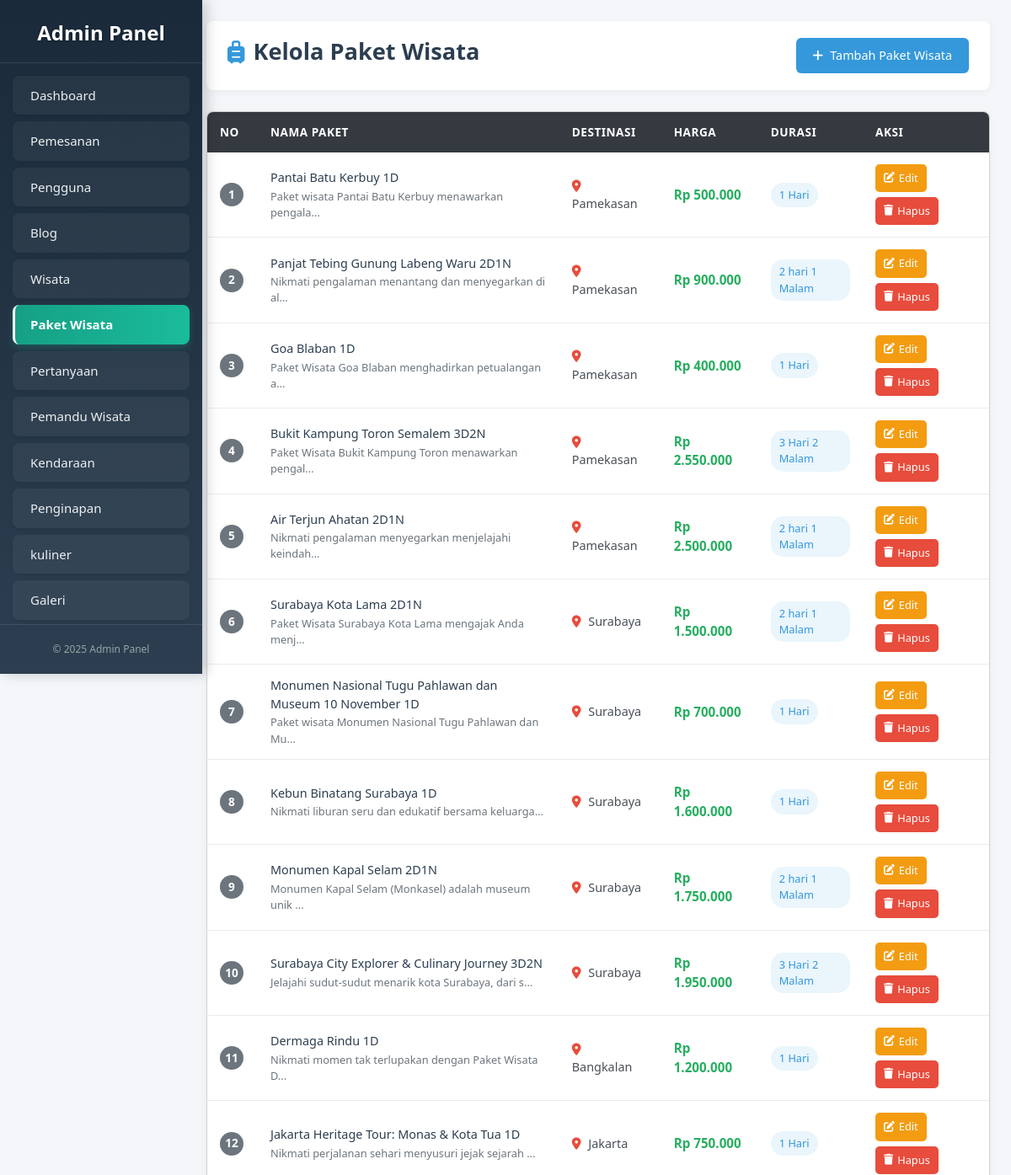
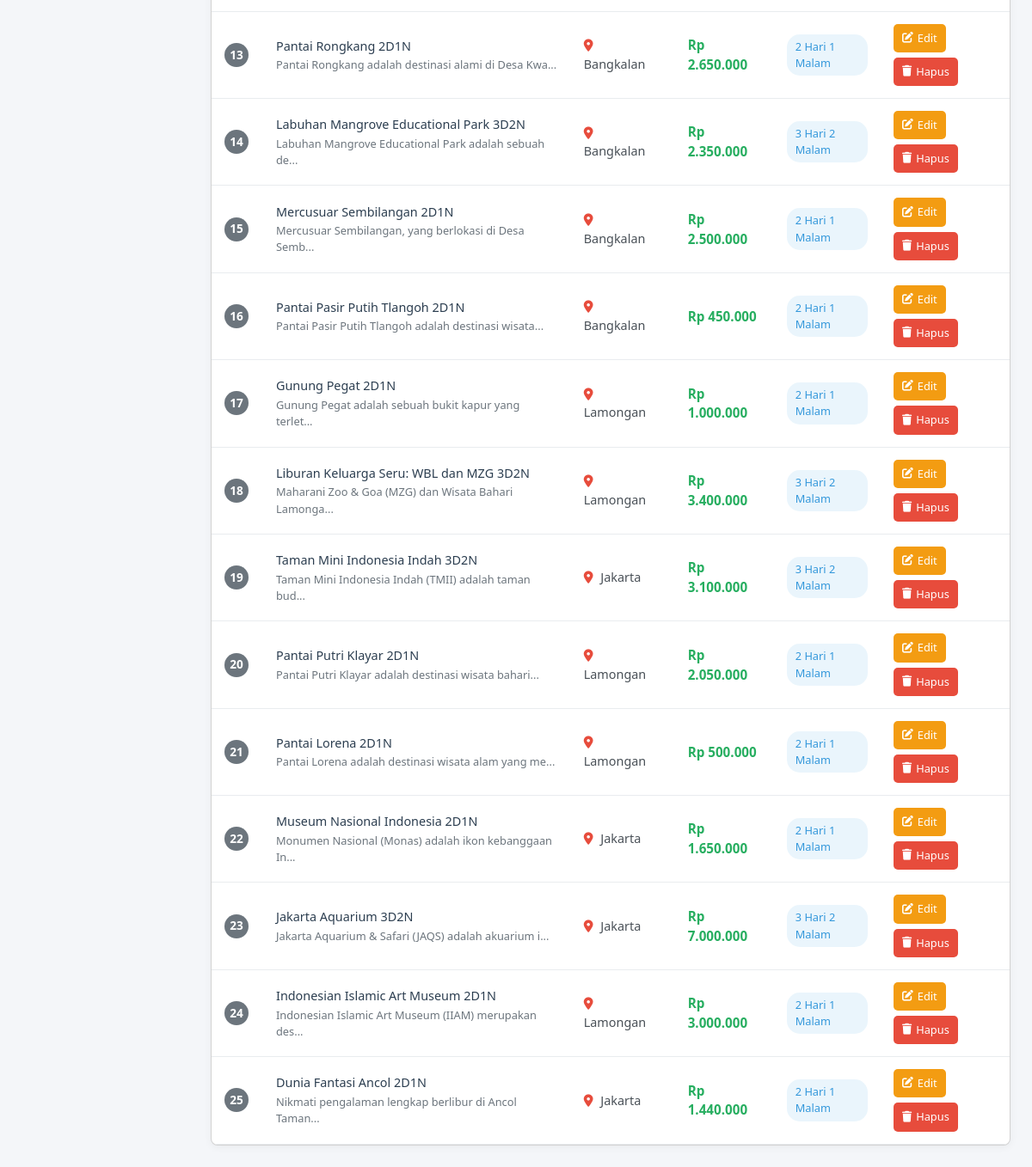
The app's page /newadmin/paket_wisata.php with its own data (2 pictures, top to bottom).
### tables this page shows
CREATE TABLE `paket_wisata` (
  `id_paket_wisata` int NOT NULL,
  `id_wisata` int DEFAULT NULL,
  `id_jenis_paket` int DEFAULT NULL,
  `id_wilayah` int DEFAULT NULL,
  `nama_paket` varchar(100) DEFAULT NULL,
  `durasi_paket` varchar(50) DEFAULT NULL,
  `id_pemandu_wisata` int DEFAULT NULL,
  `id_kendaraan` int DEFAULT NULL,
  `id_akomodasi_kuliner` int DEFAULT NULL,
  `id_akomodasi_penginapan` int DEFAULT NULL,
  `deskripsi` text,
  `denah_lokasi` text,
  `harga` int NOT NULL,
  `info_penting` text
);

CREATE TABLE `wilayah` (
  `id_wilayah` int NOT NULL,
  `nama_wilayah` varchar(100) DEFAULT NULL
);

### newadmin/paket_wisata.php (the view, shortened to what this page needs)
<?php
require_once '../backend/koneksi.php';
function format_rupiah($number) {
    return "Rp " . number_format($number, 0, ',', '.');
}
$paket_wisata_list = [];
$sql = "SELECT
            pw.id_paket_wisata,
            pw.nama_paket,
            pw.deskripsi,
            w.nama_wilayah AS destinasi,
            pw.harga,
            pw.durasi_paket
        FROM paket_wisata pw
        LEFT JOIN wilayah w ON pw.id_wilayah = w.id_wilayah
        ORDER BY pw.id_paket_wisata DESC";
$result = $conn->query($sql);
if ($result && $result->num_rows > 0) {
    while ($row = $result->fetch_assoc()) {
        $paket_wisata_list[] = $row;
    }
}
?>
<!DOCTYPE html>
<html lang="id">
<head>
    <link href="https://cdnjs.cloudflare.com/ajax/libs/font-awesome/6.4.0/css/all.min.css" rel="stylesheet">
    <link href="https://cdn.jsdelivr.net/npm/bootstrap@5.3.0/dist/css/bootstrap.min.css" rel="stylesheet">
</head>
<body>
    <?php include '../komponen/sidebar_admin.php';  ?>
    <main class="main-content">
        <div class="page-header">
            <h1 class="page-title">
                <i class="fas fa-suitcase-rolling"></i>
                Kelola Paket Wisata
            </h1>
            <a href="tambah_paket.php" class="btn-primary-header">
                <i class="fas fa-plus"></i>
                Tambah Paket Wisata
            </a>
        </div>
        <div class="card">
            <div class="table-container">
                <table>
                    <thead>
                        <tr>
                            <th style="width: 60px;">No</th>
                            <th>Nama Paket</th>
                            <th>Destinasi</th>
                            <th>Harga</th>
                            <th>Durasi</th>
                            <th style="width: 150px;">Aksi</th>
                        </tr>
                    </thead>
                    <tbody>
                        <?php if (!empty($paket_wisata_list)): ?>
                            <?php $no = 1; ?>
                            <?php foreach ($paket_wisata_list as $paket): ?>
                            <tr>
                                <td>
                                    <div class='row-number'><?php echo $no; ?></div>
                                </td>
                                <td class="package-name">
                                    <strong><?php echo htmlspecialchars($paket['nama_paket']); ?></strong>
                                    <br>
                                    <small>
                                        <?php
                                        $deskripsi_singkat = strip_tags($paket['deskripsi']);
                                        echo htmlspecialchars(substr($deskripsi_singkat, 0, 50)) . (strlen($deskripsi_singkat) > 50 ? '...' : '');
                                        ?>
                                    </small>
                                </td>
                                <td class="destinasi-text">
                                    <i class='fas fa-map-marker-alt'></i>
                                    <?php echo htmlspecialchars($paket['destinasi'] ?: 'N/A'); ?>
                                </td>
                                <td>
                                    <span class='price'><?php echo format_rupiah($paket['harga']); ?></span>
                                </td>
                                <td>
                                    <span class='duration'><?php echo htmlspecialchars($paket['durasi_paket']); ?></span>
                                </td>
                                <td>
                                    <div class='action-buttons'>
                                        <a href='edit_paket.php?id=<?php echo $paket['id_paket_wisata']; ?>' class='btn btn-edit'>
                                            <i class='fas fa-edit'></i> Edit
                                        </a>
                                        <a href='../backend/hapus_paket.php?id=<?php echo $paket['id_paket_wisata']; ?>' class='btn btn-delete' onclick='return confirm("Yakin ingin menghapus paket ini: <?php echo htmlspecialchars(addslashes($paket['nama_paket'])); ?>?\\nAksi ini tidak dapat dibatalkan!");'>
                                            <i class='fas fa-trash'></i> Hapus
                                        </a>
                                    </div>
                                </td>
                            </tr>
                            <?php $no++; ?>
                            <?php endforeach; ?>
                        <?php else: ?>
                            <tr>
                                <td colspan="6" style="text-align: center; padding: 20px;">Belum ada paket wisata yang ditambahkan.</td>
                            </tr>
                        <?php endif; ?>
                    </tbody>
                </table>
            </div>
        </div>
    </main>
</body>
</html>

### newadmin/paket_wisata.php (style rules this page uses)
* { margin: 0; padding: 0; box-sizing: border-box; }
body { font-family: 'Segoe UI', Tahoma, Geneva, Verdana, sans-serif; background-color: #f4f6f9; min-height: 100vh; color: #333; }
.main-content { margin-left: 220px; padding: 25px; transition: margin-left 0.3s ease; }
.page-header { background: #ffffff; padding: 20px 25px; border-radius: 8px; box-shadow: 0 2px 10px rgba(0, 0, 0, 0.05); margin-bottom: 25px; display: flex; justify-content: space-between; align-items: center; }
.page-title { color: #2c3e50; font-size: 1.7rem; font-weight: 600; display: flex; align-items: center; }
.page-title i { margin-right: 10px; color: #3498db; }
.btn-primary-header { background-color: #3498db; color: white; padding: 10px 20px; border: none; border-radius: 6px; text-decoration: none; display: inline-flex; align-items: center; font-weight: 500; font-size: 0.9rem; transition: background-color 0.2s ease, box-shadow 0.2s ease; }
.btn-primary-header i { margin-right: 8px; }
.card { background: #ffffff; border-radius: 8px; box-shadow: 0 2px 10px rgba(0, 0, 0, 0.05); overflow: hidden; }
.table-container { overflow-x: auto; }
table { width: 100%; border-collapse: collapse; }
thead { background-color: #343a40; }
th { padding: 14px 15px; text-align: left; color: white; font-weight: 600; font-size: 0.85rem; text-transform: uppercase; letter-spacing: 0.5px; }
td { padding: 14px 15px; border-bottom: 1px solid #e9ecef; color: #495057; font-size: 0.9rem; vertical-align: middle; }
.action-buttons { display: flex; gap: 6px; flex-wrap: wrap; }
.btn { padding: 7px 10px; border: none; border-radius: 5px; font-size: 0.8rem; font-weight: 500; cursor: pointer; transition: opacity 0.2s ease, transform 0.2s ease; text-decoration: none; display: inline-flex; align-items: center; gap: 5px; }
.btn-edit { background-color: #f39c12; color: white; }
.btn-delete { background-color: #e74c3c; color: white; }
.price { font-weight: 600; color: #27ae60; font-size: 0.95rem; }
.duration { background-color: rgba(52, 152, 219, 0.1); color: #3498db; padding: 5px 10px; border-radius: 15px; font-size: 0.8rem; font-weight: 500; display: inline-block; }
.row-number { background-color: #6c757d; color: white; width: 28px; height: 28px; border-radius: 50%; display: flex; align-items: center; justify-content: center; font-weight: 600; font-size: 0.85rem; }
.package-name strong { color: #2c3e50; font-weight: 500; }
.package-name small { color: #6c757d; font-size: 0.8rem; display: block; margin-top: 2px; }
.destinasi-text i { color: #e74c3c; margin-right: 5px; }

### records on screen
paket_wisata: nama_paket "Pantai Batu Kerbuy 1D", deskripsi "Paket wisata Pantai Batu Kerbuy menawarkan pengala", id_wilayah.nama_wilayah "Pamekasan", harga "Rp 500.000", durasi_paket "1 Hari"
paket_wisata: nama_paket "Panjat Tebing Gunung Labeng Waru 2D1N", deskripsi "Nikmati pengalaman menantang dan menyegarkan di al", id_wilayah.nama_wilayah "Pamekasan", harga "Rp 900.000", durasi_paket "2 hari 1 Malam"
paket_wisata: nama_paket "Goa Blaban 1D", deskripsi "Paket Wisata Goa Blaban menghadirkan petualangan a", id_wilayah.nama_wilayah "Pamekasan", harga "Rp 400.000", durasi_paket "1 Hari"
paket_wisata: nama_paket "Bukit Kampung Toron Semalem 3D2N", deskripsi "Paket Wisata Bukit Kampung Toron menawarkan pengal", id_wilayah.nama_wilayah "Pamekasan", harga "Rp 2.550.000", durasi_paket "3 Hari 2 Malam"
paket_wisata: nama_paket "Air Terjun Ahatan 2D1N", deskripsi "Nikmati pengalaman menyegarkan menjelajahi keindah", id_wilayah.nama_wilayah "Pamekasan", harga "Rp 2.500.000", durasi_paket "2 hari 1 Malam"
paket_wisata: nama_paket "Surabaya Kota Lama 2D1N", deskripsi "Paket Wisata Surabaya Kota Lama mengajak Anda menj", id_wilayah.nama_wilayah "Surabaya", harga "Rp 1.500.000", durasi_paket "2 hari 1 Malam"
paket_wisata: nama_paket "Monumen Nasional Tugu Pahlawan dan Museum 10 November 1D", deskripsi "Paket wisata Monumen Nasional Tugu Pahlawan dan Mu", id_wilayah.nama_wilayah "Surabaya", harga "Rp 700.000", durasi_paket "1 Hari"
paket_wisata: nama_paket "Kebun Binatang Surabaya 1D", deskripsi "Nikmati liburan seru dan edukatif bersama keluarga", id_wilayah.nama_wilayah "Surabaya", harga "Rp 1.600.000", durasi_paket "1 Hari"
paket_wisata: nama_paket "Monumen Kapal Selam 2D1N", deskripsi "Monumen Kapal Selam (Monkasel) adalah museum unik", id_wilayah.nama_wilayah "Surabaya", harga "Rp 1.750.000", durasi_paket "2 hari 1 Malam"
paket_wisata: nama_paket "Surabaya City Explorer & Culinary Journey 3D2N", deskripsi "Jelajahi sudut-sudut menarik kota Surabaya, dari s", id_wilayah.nama_wilayah "Surabaya", harga "Rp 1.950.000", durasi_paket "3 Hari 2 Malam"
paket_wisata: nama_paket "Dermaga Rindu 1D", deskripsi "Nikmati momen tak terlupakan dengan Paket Wisata D", id_wilayah.nama_wilayah "Bangkalan", harga "Rp 1.200.000", durasi_paket "1 Hari"
paket_wisata: nama_paket "Jakarta Heritage Tour: Monas & Kota Tua 1D", deskripsi "Nikmati perjalanan sehari menyusuri jejak sejarah", id_wilayah.nama_wilayah "Jakarta", harga "Rp 750.000", durasi_paket "1 Hari"
paket_wisata: nama_paket "Pantai Rongkang 2D1N", deskripsi "Pantai Rongkang adalah destinasi alami di Desa Kwa", id_wilayah.nama_wilayah "Bangkalan", harga "Rp 2.650.000", durasi_paket "2 Hari 1 Malam"
paket_wisata: nama_paket "Labuhan Mangrove Educational Park 3D2N", deskripsi "Labuhan Mangrove Educational Park adalah sebuah de", id_wilayah.nama_wilayah "Bangkalan", harga "Rp 2.350.000", durasi_paket "3 Hari 2 Malam"
paket_wisata: nama_paket "Mercusuar Sembilangan 2D1N", deskripsi "Mercusuar Sembilangan, yang berlokasi di Desa Semb", id_wilayah.nama_wilayah "Bangkalan", harga "Rp 2.500.000", durasi_paket "2 Hari 1 Malam"
paket_wisata: nama_paket "Pantai Pasir Putih Tlangoh 2D1N", deskripsi "Pantai Pasir Putih Tlangoh adalah destinasi wisata", id_wilayah.nama_wilayah "Bangkalan", harga "Rp 450.000", durasi_paket "2 Hari 1 Malam"
paket_wisata: nama_paket "Gunung Pegat 2D1N", deskripsi "Gunung Pegat adalah sebuah bukit kapur yang terlet", id_wilayah.nama_wilayah "Lamongan", harga "Rp 1.000.000", durasi_paket "2 Hari 1 Malam"
paket_wisata: nama_paket "Liburan Keluarga Seru: WBL dan MZG 3D2N", deskripsi "Maharani Zoo & Goa (MZG) dan Wisata Bahari Lamonga", id_wilayah.nama_wilayah "Lamongan", harga "Rp 3.400.000", durasi_paket "3 Hari 2 Malam"
paket_wisata: nama_paket "Taman Mini Indonesia Indah 3D2N", deskripsi "Taman Mini Indonesia Indah (TMII) adalah taman bud", id_wilayah.nama_wilayah "Jakarta", harga "Rp 3.100.000", durasi_paket "3 Hari 2 Malam"
paket_wisata: nama_paket "Pantai Putri Klayar 2D1N", deskripsi "Pantai Putri Klayar adalah destinasi wisata bahari", id_wilayah.nama_wilayah "Lamongan", harga "Rp 2.050.000", durasi_paket "2 Hari 1 Malam"
paket_wisata: nama_paket "Pantai Lorena 2D1N", deskripsi "Pantai Lorena adalah destinasi wisata alam yang me", id_wilayah.nama_wilayah "Lamongan", harga "Rp 500.000", durasi_paket "2 Hari 1 Malam"
paket_wisata: nama_paket "Museum Nasional Indonesia 2D1N", deskripsi "Monumen Nasional (Monas) adalah ikon kebanggaan In", id_wilayah.nama_wilayah "Jakarta", harga "Rp 1.650.000", durasi_paket "2 Hari 1 Malam"
paket_wisata: nama_paket "Jakarta Aquarium 3D2N", deskripsi "Jakarta Aquarium & Safari (JAQS) adalah akuarium i", id_wilayah.nama_wilayah "Jakarta", harga "Rp 7.000.000", durasi_paket "3 Hari 2 Malam"
paket_wisata: nama_paket "Indonesian Islamic Art Museum 2D1N", deskripsi "Indonesian Islamic Art Museum (IIAM) merupakan des", id_wilayah.nama_wilayah "Lamongan", harga "Rp 3.000.000", durasi_paket "2 Hari 1 Malam"
paket_wisata: nama_paket "Dunia Fantasi Ancol 2D1N", deskripsi "Nikmati pengalaman lengkap berlibur di Ancol Taman", id_wilayah.nama_wilayah "Jakarta", harga "Rp 1.440.000", durasi_paket "2 Hari 1 Malam"
